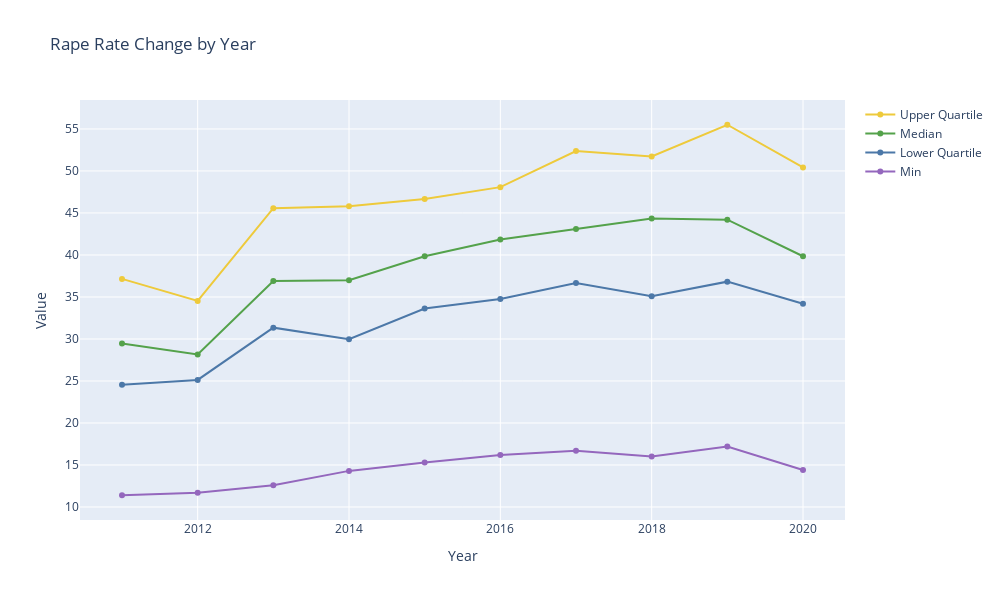

The notebook cell saved with this chart:
### Markdown cell above
<h4> Rape Rate </h4>

* Divided the rape occurrences of a state by its population and multiply by 100,000
* In general, the trends across 14 states are steady except for Alaska; also, the differences between each state's rape rate are small. We also see some overlap between the middle 10% states and bottom 10% states
    * Alaska: Observe an abnormal and salient fluctuation compared to the rest of the states. Furthermore, it has a significant higher rape rate than the rest of the states
    * Missisipi: Observe a relatively sudden decrease from 2017 to 2018, followed by a mild increase from 2019 to 2020

### Code cell
q1 = data_df.groupby(['year'])['rape_rate'].quantile(0.25).reset_index()
q3 = data_df.groupby(['year'])['rape_rate'].quantile(0.75).reset_index()

# combine data
grouped = data_df.groupby(['year'])['rape_rate'].agg(['max', 'min', 'median']).reset_index()
grouped = pd.merge(grouped, q1, on='year')
grouped = pd.merge(grouped, q3, on='year')

# create scatter plot data
data = [
    go.Scatter(
        x=q3['year'],
        y=q3['rape_rate'],
        name='Upper Quartile',
        mode='markers+lines',
        line=dict(
            color='#EECA3B'
        )
    ),
    go.Scatter(
        x=grouped['year'],
        y=grouped['median'],
        name='Median',
        mode='markers+lines',
        marker=dict(
            color='#54A24B'
        )
    ),
    go.Scatter(
        x=q1['year'],
        y=q1['rape_rate'],
        name='Lower Quartile',
        mode='markers+lines',
        line=dict(
            color='#4C78A8'
        )
    ),
    go.Scatter(
        x=grouped['year'],
        y=grouped['min'],
        name='Min',
        mode='markers+lines',
        marker=dict(
            color='#9467BD'
        )
    )
]

# create layout
layout = go.Layout(
    title='Rape Rate Change by Year',
    xaxis=dict(
        title='Year'
    ),
    yaxis=dict(
        title='Value'
    )
)
fig = go.Figure(data=data, layout=layout)
fig.update_layout(width=1000, height=600)
fig.show()

### Figure 1 — Plotly figure (JSON) as saved in the notebook; plotly's stock layout.template omitted (floating-point values rounded to 4 significant figures)
{"data": [{"line": {"color": "#EECA3B"}, "mode": "markers+lines", "name": "Upper Quartile", "type": "scatter", "x": [2011, 2012, 2013, 2014, 2015, 2016, 2017, 2018, 2019, 2020], "y": [37.15, 34.53, 45.58, 45.8, 46.67, 48.08, 52.38, 51.73, 55.5, 50.43]}, {"marker": {"color": "#54A24B"}, "mode": "markers+lines", "name": "Median", "type": "scatter", "x": [2011, 2012, 2013, 2014, 2015, 2016, 2017, 2018, 2019, 2020], "y": [29.45, 28.15, 36.9, 37, 39.85, 41.85, 43.1, 44.35, 44.2, 39.85]}, {"line": {"color": "#4C78A8"}, "mode": "markers+lines", "name": "Lower Quartile", "type": "scatter", "x": [2011, 2012, 2013, 2014, 2015, 2016, 2017, 2018, 2019, 2020], "y": [24.55, 25.12, 31.35, 29.97, 33.62, 34.75, 36.67, 35.1, 36.82, 34.2]}, {"marker": {"color": "#9467BD"}, "mode": "markers+lines", "name": "Min", "type": "scatter", "x": [2011, 2012, 2013, 2014, 2015, 2016, 2017, 2018, 2019, 2020], "y": [11.4, 11.7, 12.6, 14.3, 15.3, 16.2, 16.7, 16, 17.2, 14.4]}], "layout": {"height": 600, "title": {"text": "Rape Rate Change by Year"}, "width": 1000, "xaxis": {"title": {"text": "Year"}}, "yaxis": {"title": {"text": "Value"}}}}
